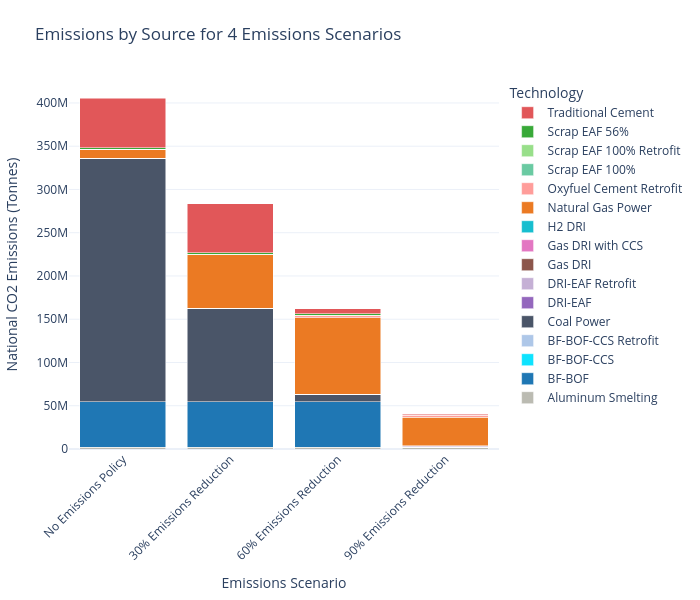

The code cell stored with this chart in its notebook:
### Code cell
plot_stacked_bar(
    df = co2_all_china_by_tech.T,
    scenario_map=scenario_map,
    name_map=tech_name_map,
    color_map=custom_color_map,
    title_name="Emissions by Source for 4 Emissions Scenarios",
    xaxis_name="Emissions Scenario",
    yaxis_name="National CO2 Emissions (Tonnes)",
    width=700)

### Figure 1 — Plotly figure (JSON) as saved in the notebook; plotly's stock layout.template omitted (floating-point values rounded to 4 significant figures)
{"data": [{"hovertemplate": "Technology=Aluminum Smelting<br>Emissions Scenario=%{x}<br>National CO2 Emissions (Tonnes)=%{y}<extra></extra>", "legendgroup": "Aluminum Smelting", "marker": {"color": "#bbbbb2", "pattern": {"shape": ""}}, "name": "Aluminum Smelting", "orientation": "v", "showlegend": true, "textposition": "auto", "type": "bar", "x": ["No Emissions Policy", "30% Emissions Reduction", "60% Emissions Reduction", "90% Emissions Reduction"], "xaxis": "x", "y": [2172000.0, 2172000.0, 2172000.0, 2172000.0], "yaxis": "y"}, {"hovertemplate": "Technology=BF-BOF<br>Emissions Scenario=%{x}<br>National CO2 Emissions (Tonnes)=%{y}<extra></extra>", "legendgroup": "BF-BOF", "marker": {"color": "#1f77b4", "pattern": {"shape": ""}}, "name": "BF-BOF", "orientation": "v", "showlegend": true, "textposition": "auto", "type": "bar", "x": ["No Emissions Policy", "30% Emissions Reduction", "60% Emissions Reduction", "90% Emissions Reduction"], "xaxis": "x", "y": [52520000.0, 52520000.0, 52530000.0, 1017.0], "yaxis": "y"}, {"hovertemplate": "Technology=BF-BOF-CCS<br>Emissions Scenario=%{x}<br>National CO2 Emissions (Tonnes)=%{y}<extra></extra>", "legendgroup": "BF-BOF-CCS", "marker": {"color": "#0ee3ff", "pattern": {"shape": ""}}, "name": "BF-BOF-CCS", "orientation": "v", "showlegend": true, "textposition": "auto", "type": "bar", "x": ["No Emissions Policy", "30% Emissions Reduction", "60% Emissions Reduction", "90% Emissions Reduction"], "xaxis": "x", "y": [49.77, 71.16, 133.6, 398.0], "yaxis": "y"}, {"hovertemplate": "Technology=BF-BOF-CCS Retrofit<br>Emissions Scenario=%{x}<br>National CO2 Emissions (Tonnes)=%{y}<extra></extra>", "legendgroup": "BF-BOF-CCS Retrofit", "marker": {"color": "#aec7e8", "pattern": {"shape": ""}}, "name": "BF-BOF-CCS Retrofit", "orientation": "v", "showlegend": true, "textposition": "auto", "type": "bar", "x": ["No Emissions Policy", "30% Emissions Reduction", "60% Emissions Reduction", "90% Emissions Reduction"], "xaxis": "x", "y": [122.1, 144.7, 279.0, 451.8], "yaxis": "y"}, {"hovertemplate": "Technology=Coal Power<br>Emissions Scenario=%{x}<br>National CO2 Emissions (Tonnes)=%{y}<extra></extra>", "legendgroup": "Coal Power", "marker": {"color": "#4a5568", "pattern": {"shape": ""}}, "name": "Coal Power", "orientation": "v", "showlegend": true, "textposition": "auto", "type": "bar", "x": ["No Emissions Policy", "30% Emissions Reduction", "60% Emissions Reduction", "90% Emissions Reduction"], "xaxis": "x", "y": [281600000.0, 107800000.0, 8513000.0, 4602.0], "yaxis": "y"}, {"hovertemplate": "Technology=DRI-EAF<br>Emissions Scenario=%{x}<br>National CO2 Emissions (Tonnes)=%{y}<extra></extra>", "legendgroup": "DRI-EAF", "marker": {"color": "#9467bd", "pattern": {"shape": ""}}, "name": "DRI-EAF", "orientation": "v", "showlegend": true, "textposition": "auto", "type": "bar", "x": ["No Emissions Policy", "30% Emissions Reduction", "60% Emissions Reduction", "90% Emissions Reduction"], "xaxis": "x", "y": [5.419, 9.334, 13.1, 1207000.0], "yaxis": "y"}, {"hovertemplate": "Technology=DRI-EAF Retrofit<br>Emissions Scenario=%{x}<br>National CO2 Emissions (Tonnes)=%{y}<extra></extra>", "legendgroup": "DRI-EAF Retrofit", "marker": {"color": "#c5b0d5", "pattern": {"shape": ""}}, "name": "DRI-EAF Retrofit", "orientation": "v", "showlegend": true, "textposition": "auto", "type": "bar", "x": ["No Emissions Policy", "30% Emissions Reduction", "60% Emissions Reduction", "90% Emissions Reduction"], "xaxis": "x", "y": [7.439, 11.68, 25.37, 311200.0], "yaxis": "y"}, {"hovertemplate": "Technology=Gas DRI<br>Emissions Scenario=%{x}<br>National CO2 Emissions (Tonnes)=%{y}<extra></extra>", "legendgroup": "Gas DRI", "marker": {"color": "#8c564b", "pattern": {"shape": ""}}, "name": "Gas DRI", "orientation": "v", "showlegend": true, "textposition": "auto", "type": "bar", "x": ["No Emissions Policy", "30% Emissions Reduction", "60% Emissions Reduction", "90% Emissions Reduction"], "xaxis": "x", "y": [51.63, 77.12, 147.1, 431.8], "yaxis": "y"}, {"hovertemplate": "Technology=Gas DRI with CCS<br>Emissions Scenario=%{x}<br>National CO2 Emissions (Tonnes)=%{y}<extra></extra>", "legendgroup": "Gas DRI with CCS", "marker": {"color": "#e377c2", "pattern": {"shape": ""}}, "name": "Gas DRI with CCS", "orientation": "v", "showlegend": true, "textposition": "auto", "type": "bar", "x": ["No Emissions Policy", "30% Emissions Reduction", "60% Emissions Reduction", "90% Emissions Reduction"], "xaxis": "x", "y": [42.08, 60.64, 108.3, 358.3], "yaxis": "y"}, {"hovertemplate": "Technology=H2 DRI<br>Emissions Scenario=%{x}<br>National CO2 Emissions (Tonnes)=%{y}<extra></extra>", "legendgroup": "H2 DRI", "marker": {"color": "#17becf", "pattern": {"shape": ""}}, "name": "H2 DRI", "orientation": "v", "showlegend": true, "textposition": "auto", "type": "bar", "x": ["No Emissions Policy", "30% Emissions Reduction", "60% Emissions Reduction", "90% Emissions Reduction"], "xaxis": "x", "y": [0.0, 0.0, 0.0, 0.0], "yaxis": "y"}, {"hovertemplate": "Technology=Natural Gas Power<br>Emissions Scenario=%{x}<br>National CO2 Emissions (Tonnes)=%{y}<extra></extra>", "legendgroup": "Natural Gas Power", "marker": {"color": "#eb7a23", "pattern": {"shape": ""}}, "name": "Natural Gas Power", "orientation": "v", "showlegend": true, "textposition": "auto", "type": "bar", "x": ["No Emissions Policy", "30% Emissions Reduction", "60% Emissions Reduction", "90% Emissions Reduction"], "xaxis": "x", "y": [9874000.0, 62210000.0, 88440000.0, 32790000.0], "yaxis": "y"}, {"hovertemplate": "Technology=Oxyfuel Cement Retrofit<br>Emissions Scenario=%{x}<br>National CO2 Emissions (Tonnes)=%{y}<extra></extra>", "legendgroup": "Oxyfuel Cement Retrofit", "marker": {"color": "#ff9d9a", "pattern": {"shape": ""}}, "name": "Oxyfuel Cement Retrofit", "orientation": "v", "showlegend": true, "textposition": "auto", "type": "bar", "x": ["No Emissions Policy", "30% Emissions Reduction", "60% Emissions Reduction", "90% Emissions Reduction"], "xaxis": "x", "y": [23.02, 53.15, 2555000.0, 2813000.0], "yaxis": "y"}, {"hovertemplate": "Technology=Scrap EAF 100%<br>Emissions Scenario=%{x}<br>National CO2 Emissions (Tonnes)=%{y}<extra></extra>", "legendgroup": "Scrap EAF 100%", "marker": {"color": "#6acaa2", "pattern": {"shape": ""}}, "name": "Scrap EAF 100%", "orientation": "v", "showlegend": true, "textposition": "auto", "type": "bar", "x": ["No Emissions Policy", "30% Emissions Reduction", "60% Emissions Reduction", "90% Emissions Reduction"], "xaxis": "x", "y": [10.4, 29.58, 28.1, 533700.0], "yaxis": "y"}, {"hovertemplate": "Technology=Scrap EAF 100% Retrofit<br>Emissions Scenario=%{x}<br>National CO2 Emissions (Tonnes)=%{y}<extra></extra>", "legendgroup": "Scrap EAF 100% Retrofit", "marker": {"color": "#98df8a", "pattern": {"shape": ""}}, "name": "Scrap EAF 100% Retrofit", "orientation": "v", "showlegend": true, "textposition": "auto", "type": "bar", "x": ["No Emissions Policy", "30% Emissions Reduction", "60% Emissions Reduction", "90% Emissions Reduction"], "xaxis": "x", "y": [191200.0, 191200.0, 191300.0, 164.3], "yaxis": "y"}, {"hovertemplate": "Technology=Scrap EAF 56%<br>Emissions Scenario=%{x}<br>National CO2 Emissions (Tonnes)=%{y}<extra></extra>", "legendgroup": "Scrap EAF 56%", "marker": {"color": "#38a938", "pattern": {"shape": ""}}, "name": "Scrap EAF 56%", "orientation": "v", "showlegend": true, "textposition": "auto", "type": "bar", "x": ["No Emissions Policy", "30% Emissions Reduction", "60% Emissions Reduction", "90% Emissions Reduction"], "xaxis": "x", "y": [1829000.0, 1828000.0, 1826000.0, 528.6], "yaxis": "y"}, {"hovertemplate": "Technology=Traditional Cement<br>Emissions Scenario=%{x}<br>National CO2 Emissions (Tonnes)=%{y}<extra></extra>", "legendgroup": "Traditional Cement", "marker": {"color": "#e15759", "pattern": {"shape": ""}}, "name": "Traditional Cement", "orientation": "v", "showlegend": true, "textposition": "auto", "type": "bar", "x": ["No Emissions Policy", "30% Emissions Reduction", "60% Emissions Reduction", "90% Emissions Reduction"], "xaxis": "x", "y": [56950000.0, 56950000.0, 5847000.0, 680700.0], "yaxis": "y"}], "layout": {"barmode": "stack", "height": 600, "legend": {"title": {"text": "Technology"}, "tracegroupgap": 0, "traceorder": "reversed"}, "margin": {"b": 80, "l": 60, "r": 60, "t": 80}, "title": {"text": "Emissions by Source for 4 Emissions Scenarios"}, "width": 700, "xaxis": {"anchor": "y", "domain": [0, 1], "tickangle": -45, "title": {"text": "Emissions Scenario"}}, "yaxis": {"anchor": "x", "domain": [0, 1], "title": {"text": "National CO2 Emissions (Tonnes)"}}}}
